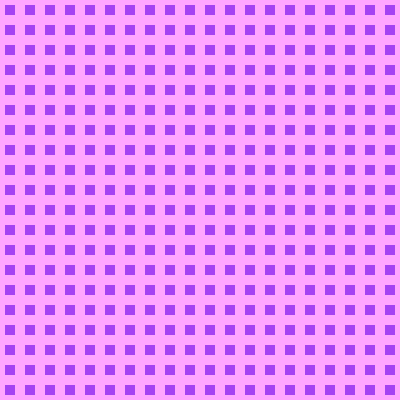
Frame 1 (no input)
Frame 60 (the mouse pressed at the canvas centre just before this capture): identical to frame 1, image omitted
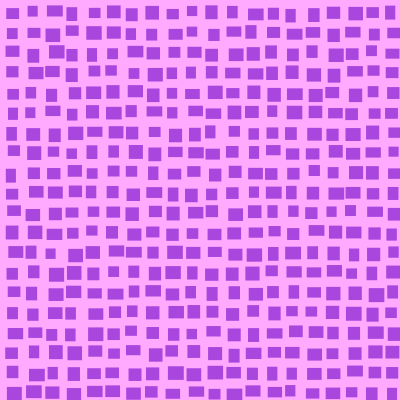
Frame 120 (the mouse held since frame 60 and released just before this capture)

The Processing sketch that drew these frames (run headless with seeded random() and noise(); from frame 60 on, the mouse is pressed at the canvas centre):

// Processing sketch: processing_38089
// ── processing_38089.pde

float r = random(0, 255);
float g = random(0, 255);
float b = random(0, 255);
float shft = 0;
 
void setup() {
  size (400, 400);
  fill(255, 255, 255);
  smooth();
  noStroke();
}
 
 
void draw() {
 
  background(r+100, g+100, b+100);
  fill(r, g, b);
  r += random(-shft, shft);
  g += random(-shft, shft);
  b += random(-shft, shft);
  r = constrain(r, 0, 255);
  g = constrain(g, 0, 255);
  b = constrain (b, 0, 255);
 
  float xPos;
  float yPos;
  int circleSize = 5;
  int circleDistance = 20;
 
  //defines the x-coordinate 
  for (int x=5; x<width; x=x+circleDistance) {
    //defines the y-coordinate   
    for (int y=5; y<=height; y=y+circleDistance) {
      //the position is mostly determined by a grid but it also
      //has a component of randomness
      xPos = x + random(mouseX/50);
      yPos = y + random(mouseX/50);
      shft = (mouseX/30);
 
      //80 is a "magic number" I figured out by trial and error
      //it reduces the amount of randomness
 
      //you can use the functions map and constrain for similar purposes
      rect(xPos, yPos, 10+random(mouseX/30), 10+random(mouseX/50));
    }
  }
}
